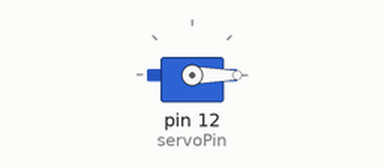
Bench run of a sketch on a simulated Arduino Uno, built with avr-gcc and run on an emulated ATmega328P. On the bench: servo.

Above: at 0.05 s.
At 3.0 s:
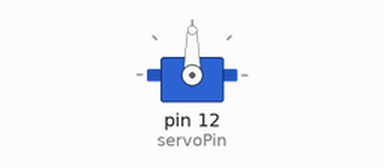
At 6.0 s:
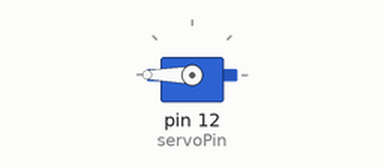
Timing chart, 0 to 7.8 s (numbered marks = the images above):
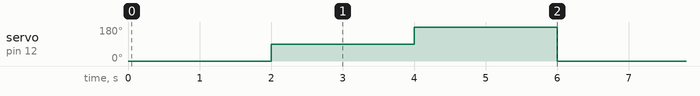

Measured:
- by itself, servo on pin 12 (servoPin): repeats every 6.0 s: 180° 2.0 s, 0° 2.0 s, 90° 2.0 s

The sketch:

_18_1.ino
```cpp
#include<Servo.h>

Servo myservo;
int servoPin = 12; //servoPin 변수를 만들고 12값을 대입

void setup()
{
  myservo.attach(servoPin); //서보모터에 연결된 핀을 초기화
}

void loop()
{
  myservo.write(0);   //서보모터의 각도를 0도로 설정
  delay(2000);
  myservo.write(90);  //서보모터의 각도를 90도로 설정
  delay(2000);
  myservo.write(180); //서보모터의 각도를 180도로 설정
  delay(2000);
}
```
